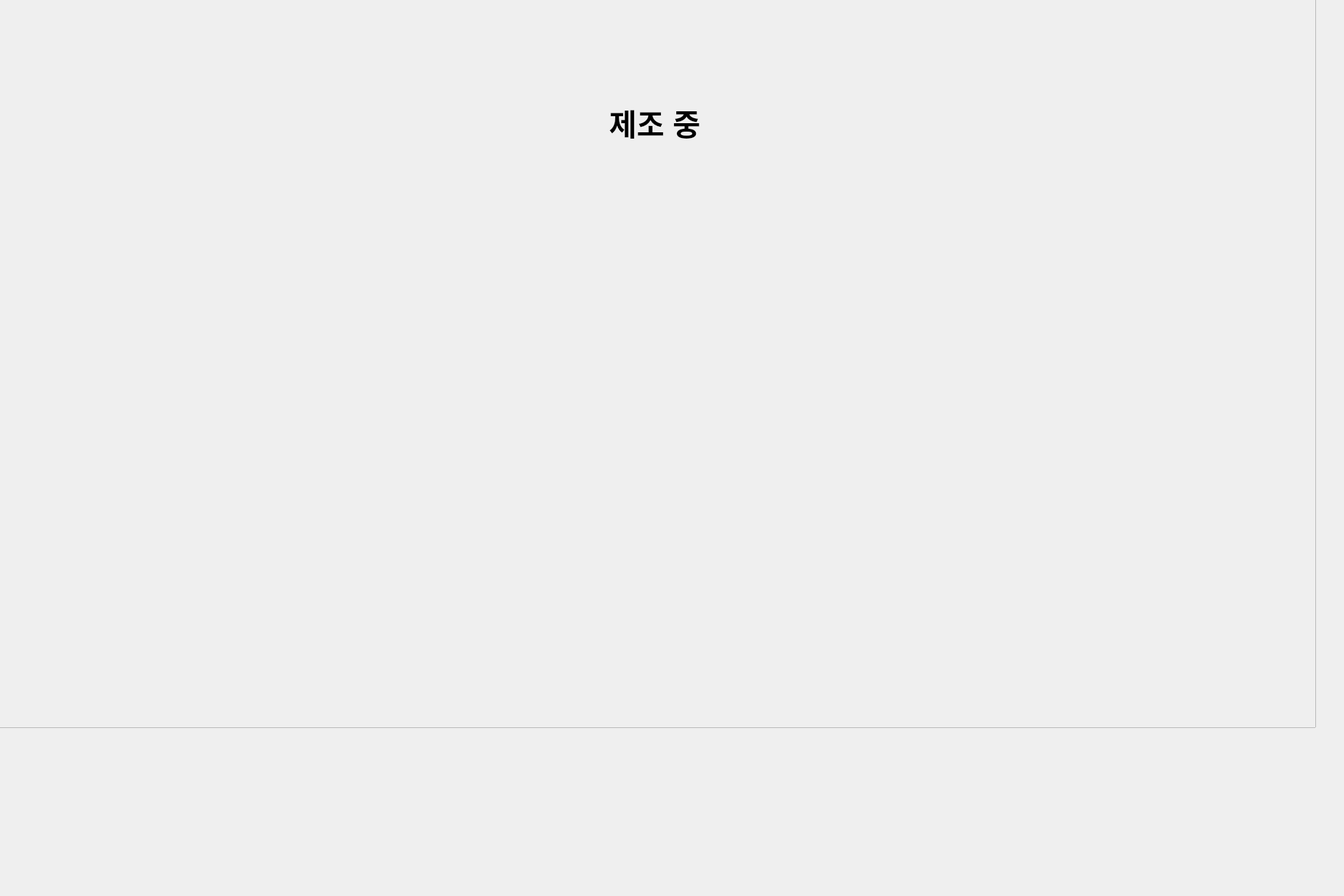
<?xml version="1.0" encoding="UTF-8"?>
<ui version="4.0">
 <class>Dialog</class>
 <widget class="QDialog" name="Dialog">
  <property name="geometry">
   <rect>
    <x>0</x>
    <y>0</y>
    <width>1920</width>
    <height>1280</height>
   </rect>
  </property>
  <property name="windowTitle">
   <string>Dialog</string>
  </property>
  <property name="styleSheet">
   <string notr="true">QPushButton {
    border: 2px solid #1E90FF;  /* 테두리 색상: DodgerBlue */
    border-radius: 10px;        /* 둥근 테두리 */
    padding: 5px;               /* 버튼 내부 여백 */
    background-color: #F0F8FF;  /* 배경 색상: AliceBlue */
}

QPushButton:hover {
    border: 2px solid #00BFFF;  /* 마우스 올렸을 때 테두리 색상: DeepSkyBlue */
    background-color: #E6F2FF;  /* 마우스 올렸을 때 배경 색상 */
}
</string>
  </property>
  <widget class="QLabel" name="label">
   <property name="geometry">
    <rect>
     <x>870</x>
     <y>150</y>
     <width>161</width>
     <height>51</height>
    </rect>
   </property>
   <property name="font">
    <font>
     <pointsize>32</pointsize>
     <weight>75</weight>
     <bold>true</bold>
    </font>
   </property>
   <property name="text">
    <string>제조 중</string>
   </property>
  </widget>
  <widget class="QLabel" name="label_pic">
   <property name="geometry">
    <rect>
     <x>810</x>
     <y>240</y>
     <width>521</width>
     <height>441</height>
    </rect>
   </property>
   <property name="font">
    <font>
     <pointsize>32</pointsize>
    </font>
   </property>
   <property name="text">
    <string/>
   </property>
  </widget>
  <widget class="QFrame" name="frame">
   <property name="geometry">
    <rect>
     <x>-40</x>
     <y>-40</y>
     <width>1920</width>
     <height>1080</height>
    </rect>
   </property>
   <property name="styleSheet">
    <string notr="true">QFrame {
    background-image: url(/home/messi/ws_amr/qt/dall.jpg); /* 배경 이미지 설정 */
    background-position: center; /* 이미지 중앙 정렬 */
    background-repeat: no-repeat; /* 이미지 반복 안함 */
}</string>
   </property>
   <property name="frameShape">
    <enum>QFrame::StyledPanel</enum>
   </property>
   <property name="frameShadow">
    <enum>QFrame::Raised</enum>
   </property>
  </widget>
  <zorder>frame</zorder>
  <zorder>label</zorder>
  <zorder>label_pic</zorder>
 </widget>
 <resources/>
 <connections/>
</ui>
